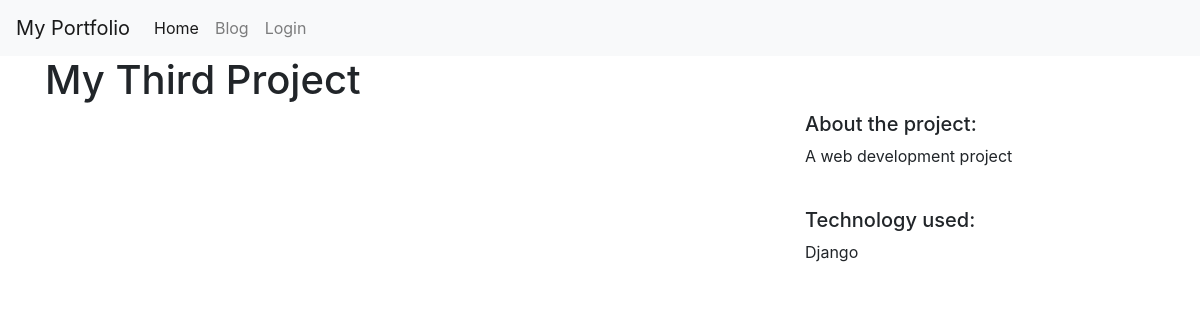
The app's page /project_detail/11/ with its own data.
### myportfolio/models.py (models this page shows)
class MyPortfolio(models.Model):
    title = models.CharField(max_length=100)
    description = models.TextField()
    technology = models.CharField(max_length=20)
    image = models.FilePathField(path="D:\\pycharm\\portfolio\\static")

### myportfolio/views.py (the view)
# urls.py: path('project_detail/<int:project_id>/', views.project_detail, name='project_detail'),
def project_detail(request, project_id):
    project = MyPortfolio.objects.get(id=project_id)
    context = {'project': project}
    return render(request, 'project_detail.html', context)

### templates/project_detail.html (shortened to what this page needs)
{% extends 'base.html' %}
{% load static %}
{% load bootstrap4 %}
{% block content %}
<div class="container">
<h1>{{ project.title }}</h1>
<div class="row">
    <div class="col-md-8">
    </div>
    <div class="col-md-4">
        <h5>About the project:</h5>
        <p>{{ project.description }}</p>
        <br>
        <h5>Technology used:</h5>
        <p>{{ project.technology }}</p>
    </div>
</div>
</div>
{% endblock content %}

### records on screen
MyPortfolio: title "My Third Project", description "A web development project", technology "Django"
